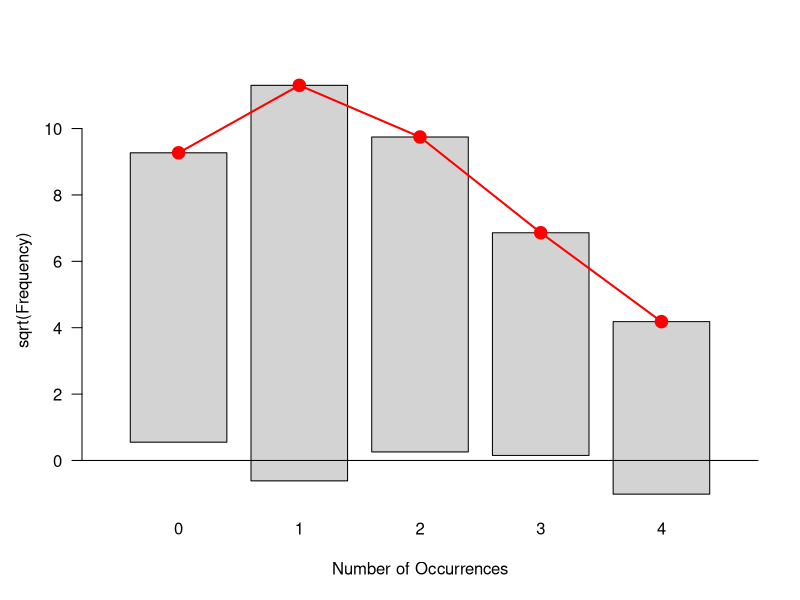
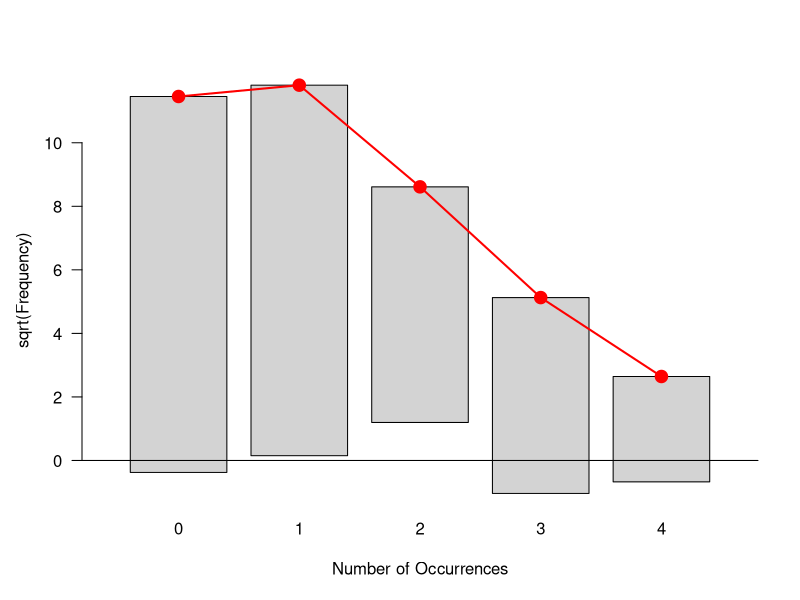
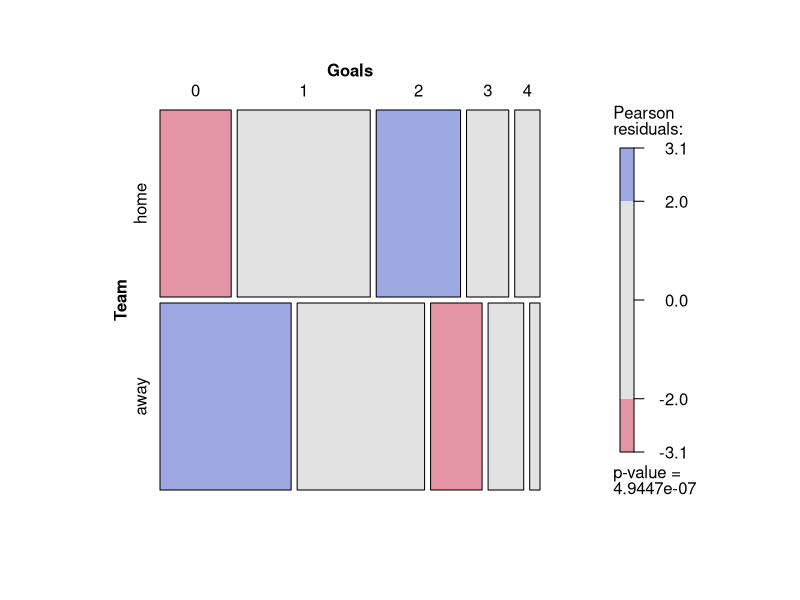
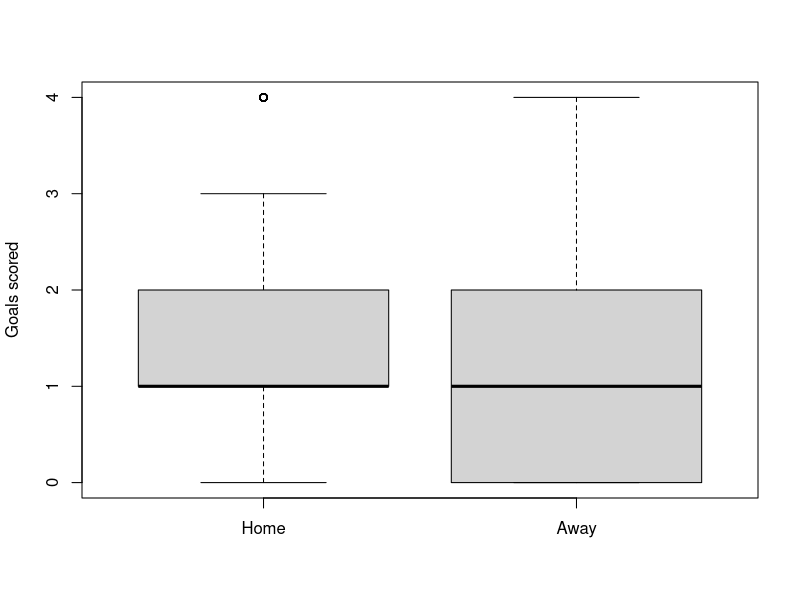

The R source for these figures, in order:
## ---- chunk 1
# Load data
data(UCBAdmissions)
## ---- chunk 2
# save typing 
ftable(UCBAdmissions)
## ---- chunk 3
# gets the sum
sum(UCBAdmissions)
## ---- chunk 4
#total applicants for each dept
margin.table(UCBAdmissions, 3)

# same thinf
apply(UCBAdmissions, 3, sum)
## ---- chunk 5
#proportion admited for each dept
tab1 <- margin.table(UCBAdmissions , c(1,3)) 

tab1[1,] / margin.table(UCBAdmissions, 3) # or, using prop.table prop.table(margin.table(UCB, c(1, 3)),2)
## ---- chunk 6

#proportion in each cell admitted
admit <- UCBAdmissions[1,,] 
reject <- UCBAdmissions[2,,]
admit / (admit+reject)
## ---- chunk 7
library(vcd) 
data(UKSoccer) # total games sum(UKSoccer)
## ---- chunk 8
#marginal totals
addmargins(UKSoccer) # or 
rowSums(UKSoccer) 
colSums(UKSoccer) # or 
## ---- chunk 9
home <- margin.table(UKSoccer, 1) 
away <- margin.table(UKSoccer, 2)
home
away
## ---- chunk 10
#proportions
prop.table(margin.table(UKSoccer,1)) 
prop.table(margin.table(UKSoccer,2))
## ---- chunk 11
#compare distribution of home & away goals

goodfit(home, type='poisson') 
goodfit(away, type='poisson') 
plot(goodfit(home, type='poisson')) 
plot(goodfit(away, type='poisson'))
## ---- chunk 12
#make a 5 x 2 table
tab <- rbind(home,away) 
names(dimnames(tab)) <- c('Team', 'Goals') 
chisq.test(tab) 
mosaic(tab, shade=TRUE)
## ---- chunk 13
#mean goals scores– need to use weighted.mean …
weighted.mean(0:4, w=home) 
weighted.mean(0:4, w=away) 
# … or else expand frequencies to a data frame of 380 games 
Home <- rep(0:4, times=home) 
Away <- rep(0:4, times=away) 
HA <- data.frame(Home, Away) 
summary(HA)
boxplot(HA, ylab='Goals scored')

